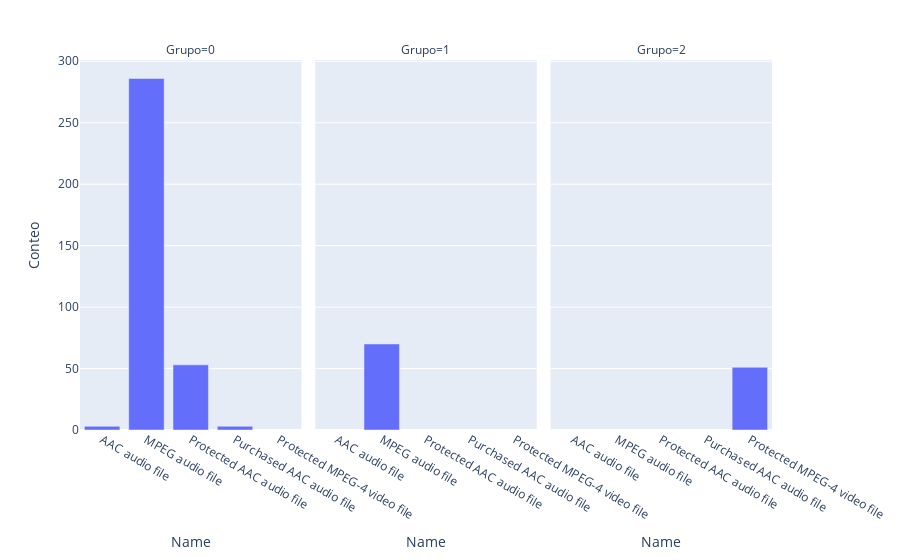

Notebook source saved alongside this figure:
### Code cell
tabla=df_cluster.groupby(["Name", "Grupo"]).size()
tabla=tabla.reset_index(name="Conteo")
tabla
fig=px.bar(tabla, x=tabla['Name'], y=tabla.Conteo, facet_col=tabla.Grupo,)
fig.show()

### Figure 1 — Plotly figure (JSON) as saved in the notebook; plotly's stock layout.template omitted (floating-point values rounded to 4 significant figures)
{"data": [{"alignmentgroup": "True", "hovertemplate": "Grupo=0<br>Name=%{x}<br>Conteo=%{y}<extra></extra>", "legendgroup": "", "marker": {"color": "#636efa", "pattern": {"shape": ""}}, "name": "", "offsetgroup": "", "orientation": "v", "showlegend": false, "textposition": "auto", "type": "bar", "x": ["AAC audio file", "MPEG audio file", "Protected AAC audio file", "Purchased AAC audio file"], "xaxis": "x", "y": [3, 286, 53, 3], "yaxis": "y"}, {"alignmentgroup": "True", "hovertemplate": "Grupo=1<br>Name=%{x}<br>Conteo=%{y}<extra></extra>", "legendgroup": "", "marker": {"color": "#636efa", "pattern": {"shape": ""}}, "name": "", "offsetgroup": "", "orientation": "v", "showlegend": false, "textposition": "auto", "type": "bar", "x": ["MPEG audio file"], "xaxis": "x2", "y": [70], "yaxis": "y2"}, {"alignmentgroup": "True", "hovertemplate": "Grupo=2<br>Name=%{x}<br>Conteo=%{y}<extra></extra>", "legendgroup": "", "marker": {"color": "#636efa", "pattern": {"shape": ""}}, "name": "", "offsetgroup": "", "orientation": "v", "showlegend": false, "textposition": "auto", "type": "bar", "x": ["Protected MPEG-4 video file"], "xaxis": "x3", "y": [51], "yaxis": "y3"}], "layout": {"annotations": [{"font": {}, "showarrow": false, "text": "Grupo=0", "x": 0.16, "xanchor": "center", "xref": "paper", "y": 1, "yanchor": "bottom", "yref": "paper"}, {"font": {}, "showarrow": false, "text": "Grupo=1", "x": 0.5, "xanchor": "center", "xref": "paper", "y": 1, "yanchor": "bottom", "yref": "paper"}, {"font": {}, "showarrow": false, "text": "Grupo=2", "x": 0.84, "xanchor": "center", "xref": "paper", "y": 1, "yanchor": "bottom", "yref": "paper"}], "barmode": "relative", "legend": {"tracegroupgap": 0}, "margin": {"t": 60}, "xaxis": {"anchor": "y", "domain": [0, 0.32], "title": {"text": "Name"}}, "xaxis2": {"anchor": "y2", "domain": [0.34, 0.66], "matches": "x", "title": {"text": "Name"}}, "xaxis3": {"anchor": "y3", "domain": [0.68, 1.0], "matches": "x", "title": {"text": "Name"}}, "yaxis": {"anchor": "x", "domain": [0, 1], "title": {"text": "Conteo"}}, "yaxis2": {"anchor": "x2", "domain": [0, 1], "matches": "y", "showticklabels": false}, "yaxis3": {"anchor": "x3", "domain": [0, 1], "matches": "y", "showticklabels": false}}}
